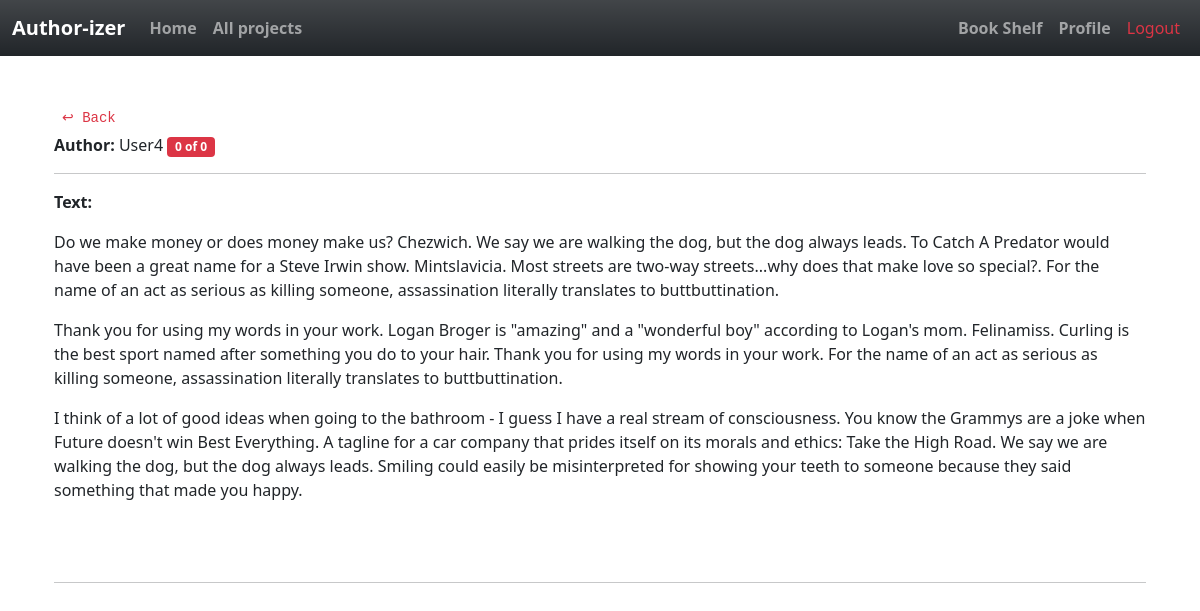
Before: /read_post/6 (signed in) with the older database file.
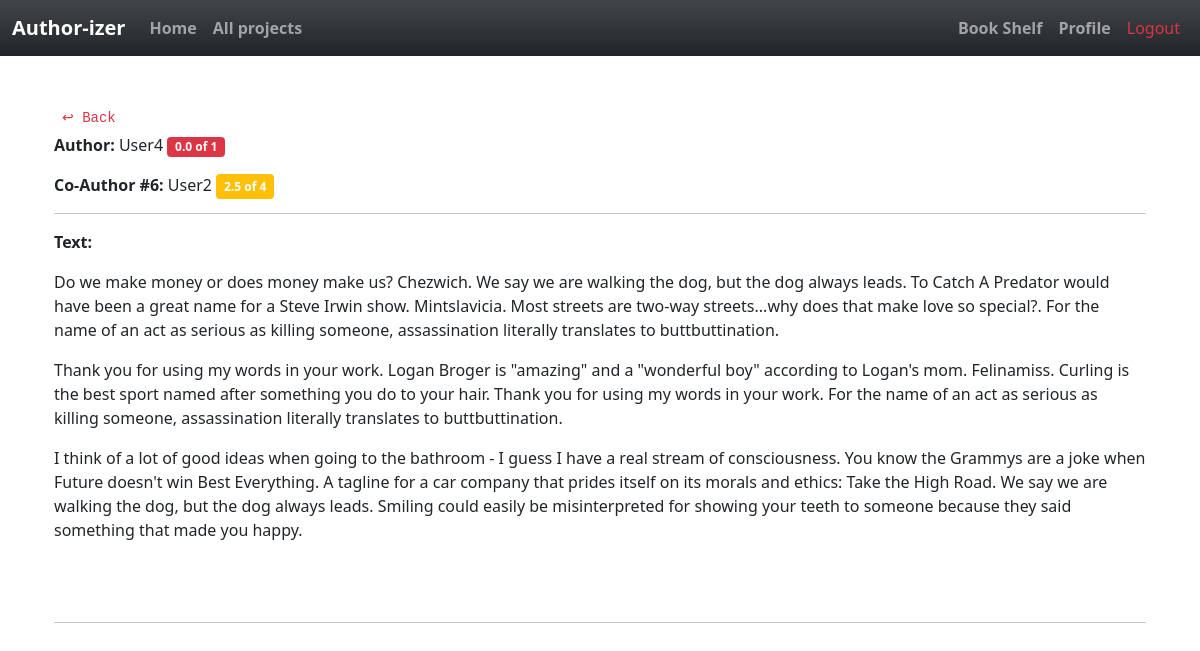
After: the same page with the newer database file.
### app/models.py (models this page shows, shortened)
class User(UserMixin, db.Model):
    id = db.Column(db.Integer, primary_key=True )
    username = db.Column(db.String(64), index=True, unique=True)
    email = db.Column(db.String(120), index=True, unique=True)
    password_hash = db.Column(db.String(128))
    posts = db.relationship('Post', backref='author', lazy='dynamic')
    about_me = db.Column(db.String(140))
    last_seen = db.Column(db.DateTime, default=datetime.utcnow)
    followed = db.relationship(
        'User', secondary=followers,
        primaryjoin=(followers.c.follower_id == id),
        secondaryjoin=(followers.c.followed_id == id),
        backref=db.backref('followers', lazy='dynamic'), lazy='dynamic')

class SearchableMixin(object):
    @classmethod
    def before_commit(cls, session):
        session._changes = {
            'add': list(session.new),
            'update': list(session.dirty),
            'delete': list(session.deleted)
        }
    @classmethod
    def after_commit(cls, session):
        for obj in session._changes['add']:
            if isinstance(obj, SearchableMixin):
                add_to_index(obj.__tablename__, obj)
        for obj in session._changes['update']:
            if isinstance(obj, SearchableMixin):
                add_to_index(obj.__tablename__, obj)
        for obj in session._changes['delete']:
            if isinstance(obj, SearchableMixin):
                remove_from_index(obj.__tablename__, obj)
        session._changes = None

class Post(SearchableMixin, db.Model):
    __searchable__ = ['body']
    id = db.Column(db.Integer, primary_key=True)
    body = db.Column(db.Text)
    title= db.Column(db.String(140))
    subtitle=db.Column(db.String(200))
    timestamp = db.Column(db.DateTime, index=True, default=datetime.utcnow)
    user_id = db.Column(db.Integer, db.ForeignKey('user.id', ondelete="CASCADE"))
    contributes = db.relationship('Contribute', backref='contrib', lazy='dynamic')
    completed= db.Column(db.Boolean, default=False)

class Contribute(db.Model):
    id = db.Column(db.Integer, primary_key=True)
    body = db.Column(db.Text)
    subtitle= db.Column(db.String(120))
    contributor =db.Column(db.String(120))
    post_id= db.Column(db.Integer, db.ForeignKey('post.id',ondelete="CASCADE"))
    accepted= db.Column(db.Boolean, default=False)

### app/routes.py (the view, shortened to what this page needs)
@app.route('/read_post/<id>', methods=['GET', 'POST'])
@login_required
def read_post(id):
    post=Post.query.get(id)
    form2=AcceptedForm()
    form=CompletedForm()
    conts= Contribute.query.filter_by(post_id=post.id).all()
    authorate= user_rating(post.author.username)
    return render_template('read_post.html', user=user, post=post, conts=conts,  form2=form2,
                           current_user=current_user,   form=form, authorate=authorate, user_rating=user_rating, total=total_rating)

### app/models.py (called while the page is built)
@login.user_loader
def load_user(id):
    return User.query.get(int(id))

### app/rating.py (called while the page is built)
def user_rating(username):
    conts=[]
    contributes=Contribute.query.filter_by(contributor=username).all()
    num=len(contributes)
    for contribute in contributes:
        if contribute.accepted:
            conts.append(contribute)
    acc_len = len(conts)
    if num>0:
        rating=(acc_len*5)/num
        return round(rating,1)
    else:
        return 0

def total_rating(username):
   contributes=Contribute.query.filter_by(contributor=username).all()
   num=len(contributes)
   return num

### app/routes.py (called while the page is built)
@app.before_request
def before_request():
    if current_user.is_authenticated:
        current_user.last_seen = datetime.utcnow()
        db.session.commit()
        g.search_form = SearchForm()

### app/templates/read_post.html (shortened to what this page needs)
{% extends "base.html" %}
{% block app_content %}
<div class="container float-start">
<div class="btn-sm rounded-pill btn-outline-light float-start">
    <a class='text-decoration-none text-danger font-monospace' href="{{ url_for('index') }}"> &larrhk; Back</a>
</div>
</div>
<br>
<div class='container'>
    <table class=" row ">
        <tr class='row align-items-center'>
            <p><strong>Author: </strong>{{ post.author.username.capitalize() }}
                {%if authorate >=4%}
                <span class='badge bg-success text-wrap '> {{authorate}} of {{total(username=post.author.username)}} </span> </p>
                {%elif 4>authorate >=2 %}
                <span class='badge bg-warning text-wrap '> {{authorate}} of {{total(username=post.author.username)}}</span> </p>
                {%elif authorate<2 %}
                <span class='badge bg-danger text-wrap '> {{authorate}} of {{total(username=post.author.username)}}</span> </p>
                {%endif%}
        </tr>
        <tr >
        {%for cont in conts%}
            <p><strong>Co-Author  #{{cont.id}}:  </strong> {{ cont.contributor.capitalize()}}
                {%if 4<= user_rating(username=cont.contributor) %}
                <span class='badge bg-success text-wrap d-inline'> {{user_rating(username=cont.contributor)}} of {{total(username=cont.contributor)}}</span> </p>
                {%elif 4 > user_rating(username=cont.contributor) >=2 %}
                <span class='badge bg-warning text-wrap d-inline'> {{user_rating(username=cont.contributor)}} of {{total(username=cont.contributor)}}</span> </p>
                {%elif user_rating(username=cont.contributor) <2 %}
                <span class='badge bg-danger text-wrap d-inline'> {{user_rating(username=cont.contributor)}}of {{total(username=cont.contributor)}} </span> </p>
                {%endif%}
        {%endfor%}
        </tr>
        <hr>
        <tr>
            <p><strong>Text: </strong> </p>
            {{post.body | safe}}
        <br>
        </tr>
    </table>
<hr>
{% endblock %}

### app/templates/base.html (shortened to what this page needs)
{% import "bootstrap/form.html" as wtf %}
{% from 'bootstrap/form.html' import render_form, render_field, render_form_row %}
{% from 'bootstrap/utils.html' import render_static, render_messages %}
<html lang="en">
<head>
{% block head %}
{% block styles %}
<link rel="stylesheet" href="{{ url_for('static', filename='style.css') }}">
<link href="https://cdn.jsdelivr.net/npm/bootstrap@5.1.3/dist/css/bootstrap.min.css" rel="stylesheet">
<link rel="stylesheet" href="https://cdn.jsdelivr.net/npm/bootstrap-icons@1.7.1/font/bootstrap-icons.css">
{% endblock %}
{% endblock %}
</head>
<body>
{% block navbar %}
<nav class="navbar navbar-expand-lg navbar-dark bg-dark bg-gradient">
    <div class="container-fluid">
      <a class="navbar-brand fw-bolder" href="{{ url_for('index') }}">Author-izer</a>
      <div class="collapse navbar-collapse" id="navbarSupportedContent">
        <ul class="navbar-nav me-auto mb-2 mb-lg-0">
          <li class="nav-item">
            <a class="nav-link fw-bolder" aria-current="page" href="{{ url_for('index') }}">Home</a>
          </li>
          <li class="nav-item ">
            <a class="nav-link fw-bolder" href="{{ url_for('explore') }}">All projects</a>
          </li>
        </ul>
        <ul class="navbar-nav  mb-2 mb-lg-0">
            <li class="nav-item"><a class="nav-link fw-bolder" href="{{ url_for('completed') }}">Book Shelf</a></li>
            {% if current_user.is_anonymous %}
            <li class="nav-item "><a class="nav-link  text-primary " href="{{ url_for('login') }}">Login</a></li>
            {% else %}
            <li class="nav-item "><a class="nav-link fw-bolder" href="{{ url_for('user', username=current_user.username) }}">Profile</a></li>
            <li class="nav-item "><a class="nav-link text-danger  " href="{{ url_for('logout') }}">Logout</a></li>
            {% endif %}
        </ul>
      </div>
    </div>
  </nav>
{% endblock %}
{% block content %}
    <div class="container mt-5">
        {% block app_content %}
        {% endblock %}
    </div>
{% endblock %}
</body>
</html>

Changed rows visible on the page:
changed User "User4": username "0" → "1"
added Contribute: id "6", contributor "User2", contributor+accepted "2.5", contributor "4"
Other visible differences:
{{ authorate }}: "0" → "0.0"
